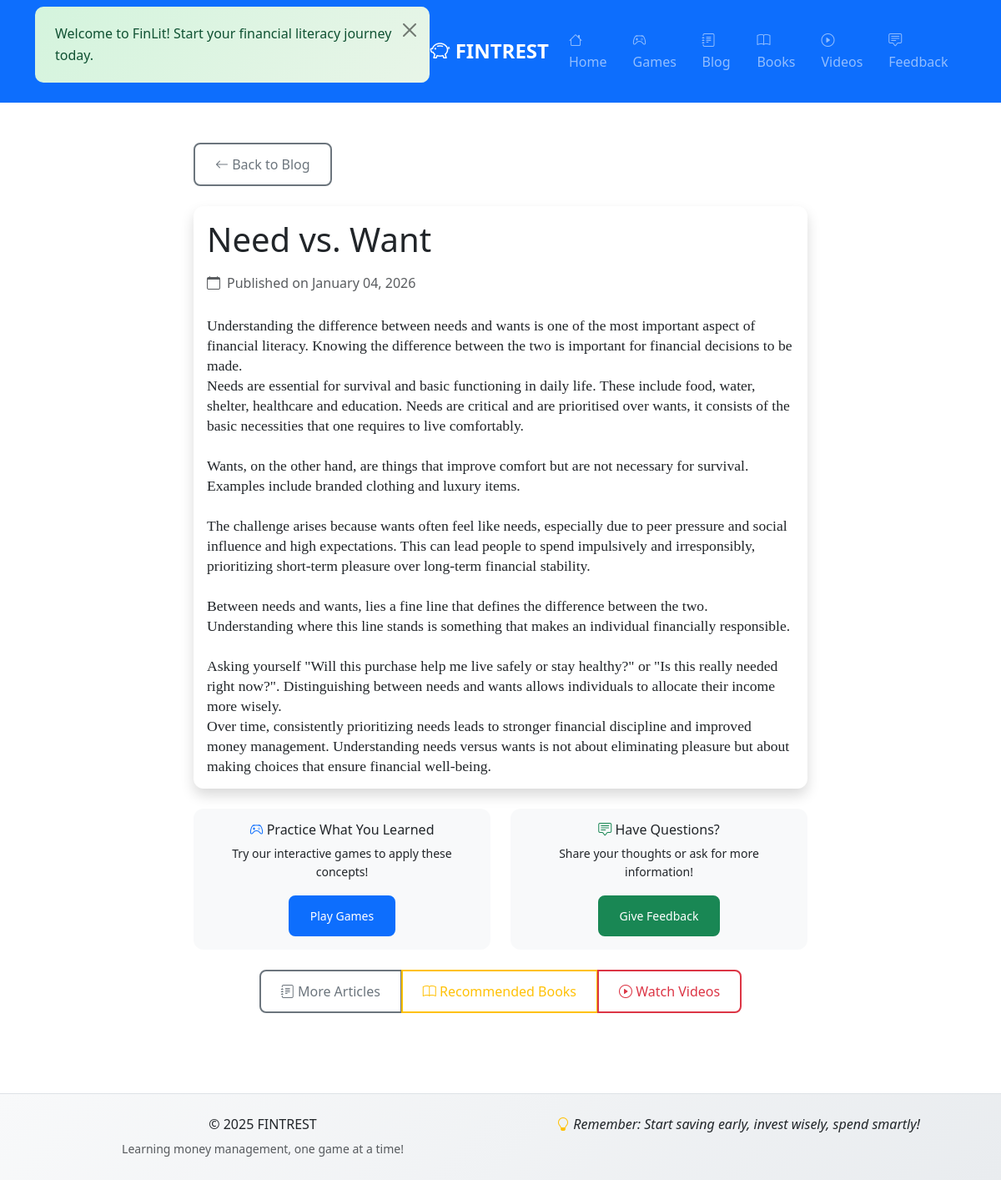
Page /blog/3 on the committed database.
### app.py (models this page shows, shortened)
class BlogPost(db.Model):
    id = db.Column(db.Integer, primary_key=True)
    title = db.Column(db.String(200), nullable=False)
    content = db.Column(db.Text, nullable=False)
    excerpt = db.Column(db.String(300), nullable=False)
    date_posted = db.Column(db.DateTime, default=datetime.utcnow)

### app.py (the view)
@app.route('/blog/<int:post_id>')
def blog_post(post_id):
    post = BlogPost.query.get_or_404(post_id)
    return render_template('blog_post.html', post=post)

### templates/blog_post.html (shortened to what this page needs)
{% extends "base.html" %}
{% block content %}
<div class="container py-5">
    <div class="row justify-content-center">
        <div class="col-lg-8">
            <div class="mb-4">
                <a href="{{ url_for('blog_list') }}" class="btn btn-outline-secondary">
                    <i class="bi bi-arrow-left"></i> Back to Blog
                </a>
            </div>
            <article class="card shadow">
                <div class="card-body">
                    <header class="mb-4">
                        <h1 class="display-6 mb-3">{{ post.title }}</h1>
                        <div class="d-flex align-items-center text-muted">
                            <i class="bi bi-calendar me-2"></i>
                            <span>Published on {{ post.date_posted.strftime('%B %d, %Y') }}</span>
                        </div>
                    </header>
                    <div class="post-content">
                        {{ post.content | safe }}
                    </div>
                </div>
            </article>
            <div class="row mt-4">
                <div class="col-md-6">
                    <div class="card bg-light">
                        <div class="card-body text-center">
                            <h6><i class="bi bi-controller text-primary"></i> Practice What You Learned</h6>
                            <p class="small mb-3">Try our interactive games to apply these concepts!</p>
                            <a href="{{ url_for('games') }}" class="btn btn-primary btn-sm">Play Games</a>
                        </div>
                    </div>
                </div>
                <div class="col-md-6">
                    <div class="card bg-light">
                        <div class="card-body text-center">
                            <h6><i class="bi bi-chat-square-text text-success"></i> Have Questions?</h6>
                            <p class="small mb-3">Share your thoughts or ask for more information!</p>
                            <a href="{{ url_for('survey') }}" class="btn btn-success btn-sm">Give Feedback</a>
                        </div>
                    </div>
                </div>
            </div>
            <div class="mt-4 text-center">
                <div class="btn-group" role="group">
                    <a href="{{ url_for('blog_list') }}" class="btn btn-outline-secondary">
                        <i class="bi bi-journal-text"></i> More Articles
                    </a>
                    <a href="{{ url_for('books') }}" class="btn btn-outline-warning">
                        <i class="bi bi-book"></i> Recommended Books
                    </a>
                    <a href="{{ url_for('videos') }}" class="btn btn-outline-danger">
                        <i class="bi bi-play-circle"></i> Watch Videos
                    </a>
                </div>
            </div>
        </div>
    </div>
</div>
{% endblock %}

### static/css/style.css (style rules this page uses)
:root { --primary-color: #0d6efd; --success-color: #198754; --warning-color: #ffc107; --danger-color: #dc3545; --light-color: #f8f9fa; --dark-color: #212529; --gradient-primary: linear-gradient(135deg, #667eea 0%, #764ba2 100%); --gradient-success: linear-gradient(135deg, #4ecdc4 0%, #44a08d 100%); --gradient-warning: linear-gradient(135deg, #f093fb 0%, #f5576c 100%); }
body { font-family: 'Segoe UI', Tahoma, Geneva, Verdana, sans-serif; line-height: 1.6; color: var(--dark-color); background-color: #fff; }
.card { border: none; transition: all 0.3s ease; border-radius: 12px; overflow: hidden; }
.btn { font-weight: 500; border-radius: 8px; padding: 0.75rem 1.5rem; transition: all 0.3s ease; border-width: 2px; }
html { scroll-behavior: smooth; }

### templates/blog_post.html (style rules this page uses)
.post-content { line-height: 1.8; font-size: 1.1rem; }

### rows in the picture
BlogPost: title "Need vs. Want", date_posted "January 04, 2026", content "Understanding the difference between needs and wants is one of the most important aspect of financial literacy. Knowing the difference between the two is important for financial decisions to be made. Needs are essential for survival and basic functioning in daily life. These include food, water, shelter, healthcare and education. Needs are critical and are prioritised over wants, it consists of the basic necessities that one requires to live comfortably. Wants, on the other hand, are things that improve comfort but are not necessary for survival. Examples include branded clothing and luxury items. The challenge arises because wants often feel like needs, especially due to peer pressure and…"
